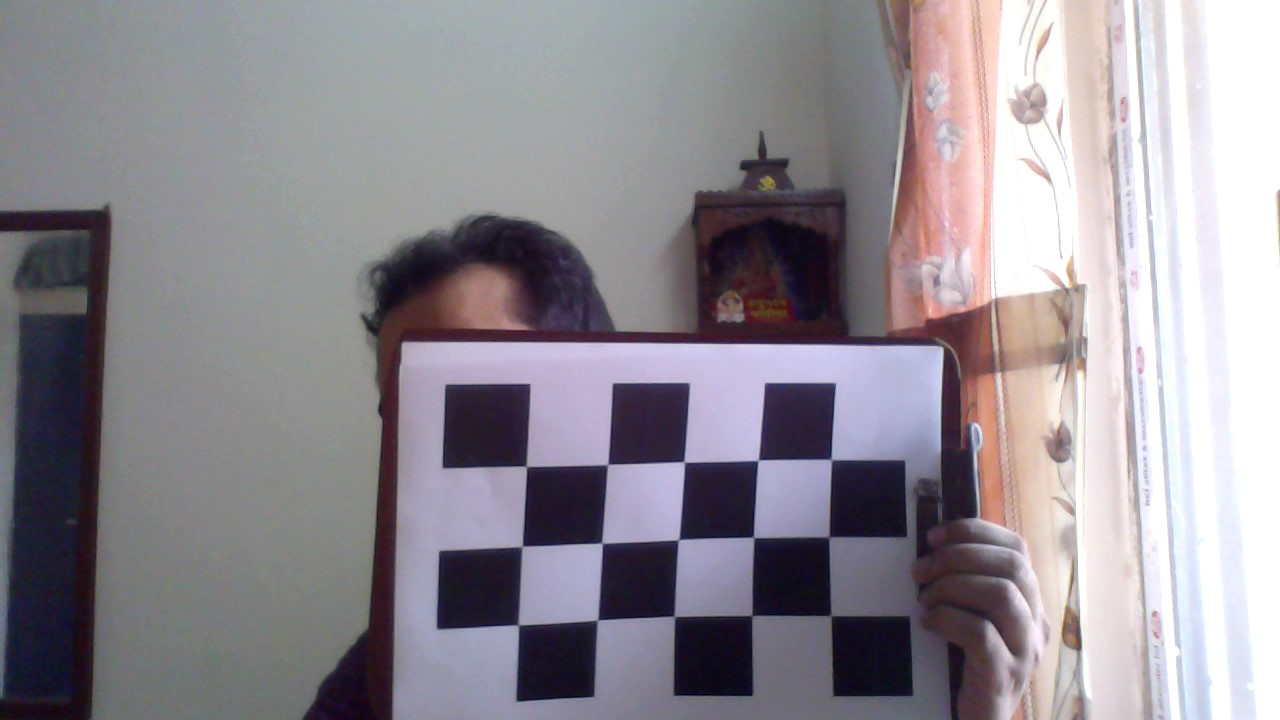
#> input picture assignment_3/camdata/1.jpg, 1280 x 720 px; its folder holds 5 pictures in this run; the run also reads 1 picture not shown here
$ python cam_calibration.py
#> lines starting #> are read from the running program, lines starting #| are printed output that depends on the picture; after the words box and inside, x2 and y2 are one past the last pixel; in counts of white or black regions, pixels touching at a corner belong together
#Intrinsic Camera Calibration Code
import numpy as np
import cv2
import glob
import matplotlib.pyplot as plt

#Chessboard rows and columns
rows = 3
cols = 5

#Termination criteria for the corner sub-pixel algorithm
criteria = (cv2.TERM_CRITERIA_MAX_ITER + cv2.TERM_CRITERIA_EPS, 30, 0.001)

#ObjectPoints
Gridsize = 30 #(in mm)
objectPoints = np.zeros((rows * cols, 3), np.float32)
objectPoints[:, :2] = np.mgrid[0:rows, 0:cols].T.reshape(-1, 2)
objectPointsScaled = objectPoints*30

objectPointsArray = []
imgPointsArray = []

img_all = glob.glob('../input/camdata/*.jpg')

for path in img_all:
    img = cv2.imread(path)
#> img is the input picture: shape (720, 1280, 3); mean B, G, R 146.8, 139.7, 144.8
    gray = cv2.cvtColor(img, cv2.COLOR_BGR2GRAY)
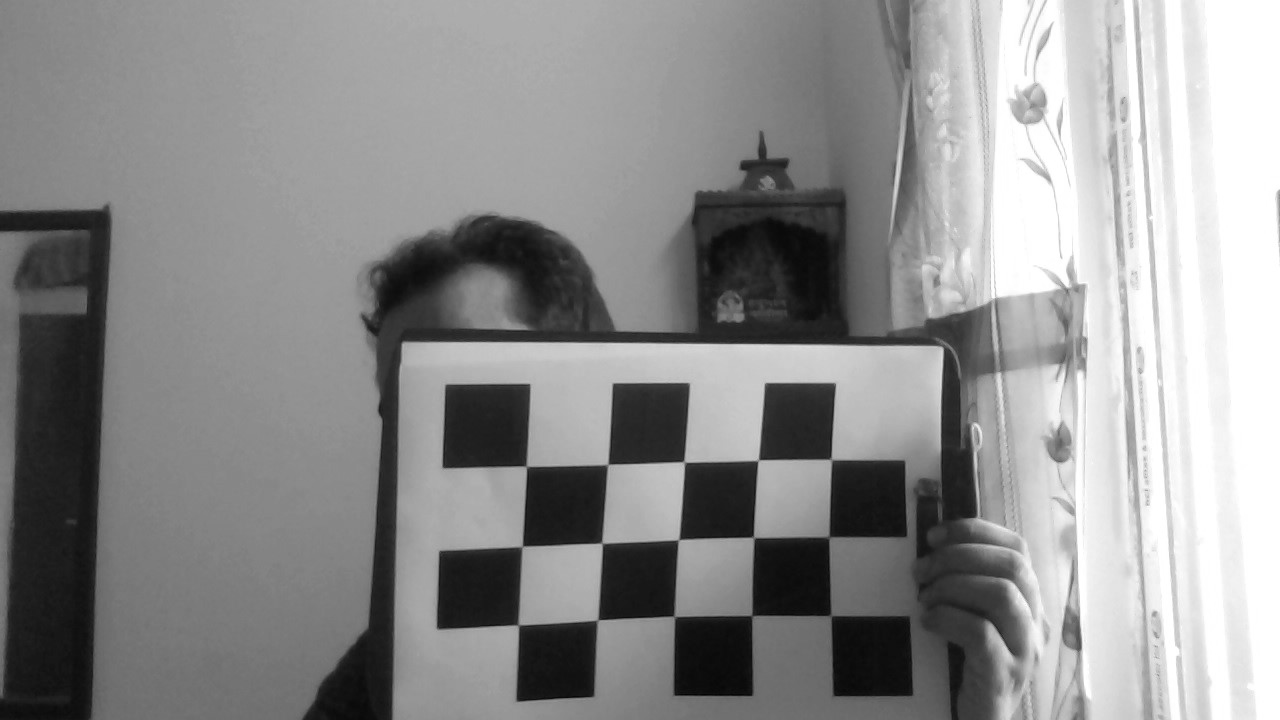
#> gray: shape (720, 1280); min 2, max 255, mean 142
    #Chessboard corners
    ret, corners = cv2.findChessboardCorners(gray, (rows, cols), None)
#> ret = True; corners = 15 rows, first 8: [830.5, 459.9], [829.5, 537.5], [830, 616.5], [758.4, 460], [752.7, 537.8], [752, 616], [684.1, 461.7], [678.5, 539.5]
    if ret:
        # Corner position refinement
        corners = cv2.cornerSubPix(gray, corners, (11, 11), (-1, -1), criteria)
#> corners = 15 rows, first 8: [831.3, 459.5], [828.8, 536.9], [830.9, 615.6], [758.1, 460.2], [753.6, 537.4], [751.8, 615.5], [684.2, 462], [678.5, 539.7]
        objectPointsArray.append(objectPointsScaled)
        imgPointsArray.append(corners)
        cv2.drawChessboardCorners(img, (rows, cols), corners, ret)
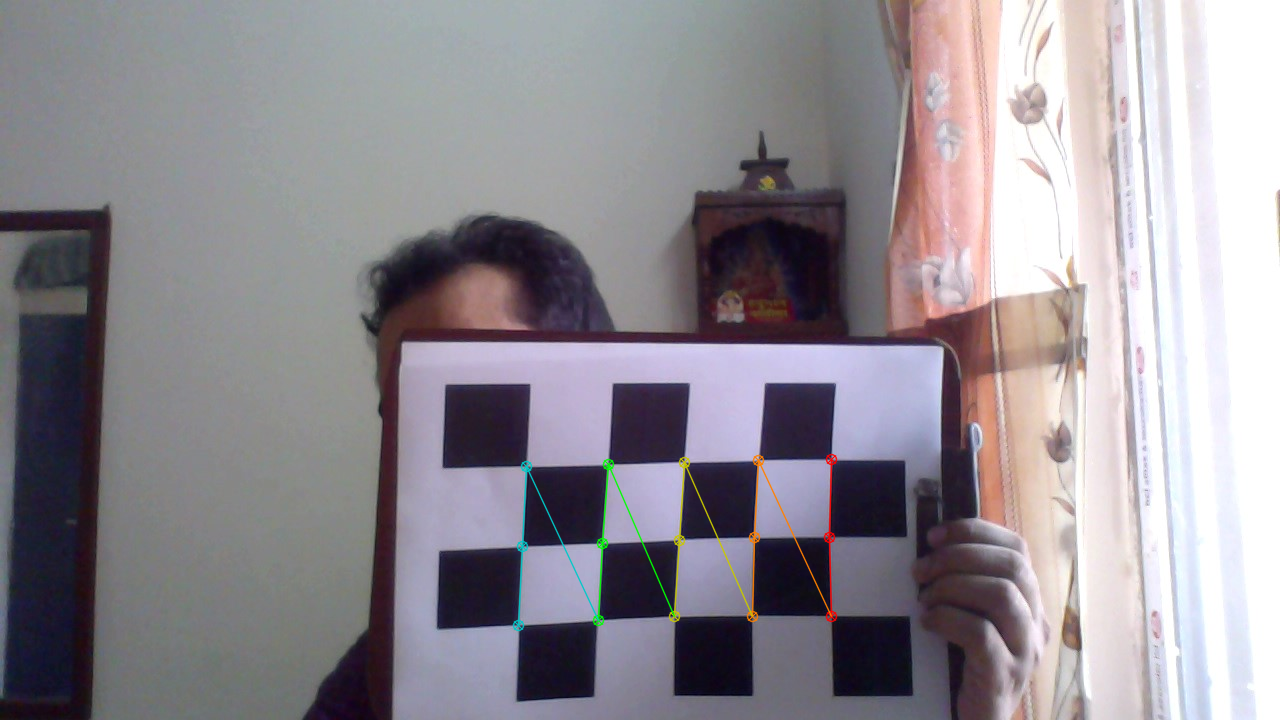
#> img: shape (720, 1280, 3); 0.59% of pixels changed, all inside (x1, y1, x2, y2) = (512, 453, 838, 632)
#> pass 2 of the loop `for path in img_all:`:
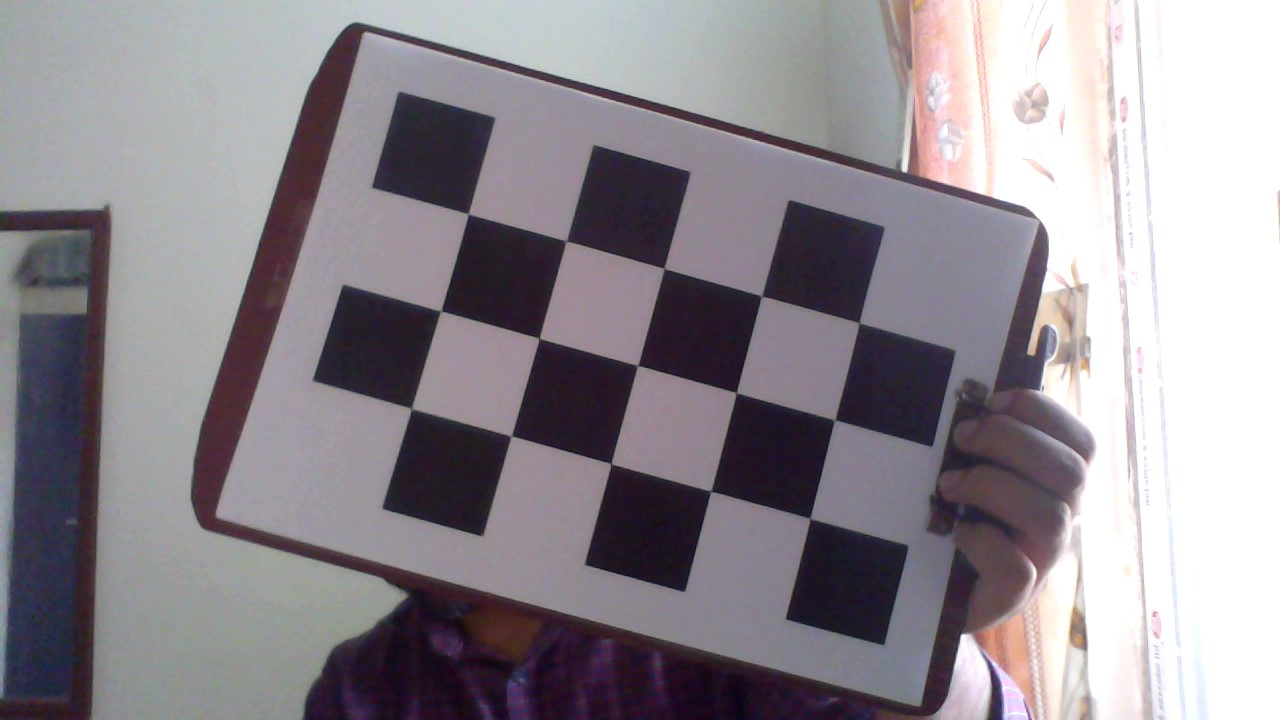
#> input picture assignment_3/camdata/10.jpg, 1280 x 720 px
#> img is the input picture: shape (720, 1280, 3); mean B, G, R 144.7, 137.9, 144
#> `gray = cv2.cvtColor(img, cv2.COLOR_BGR2GRAY)`:
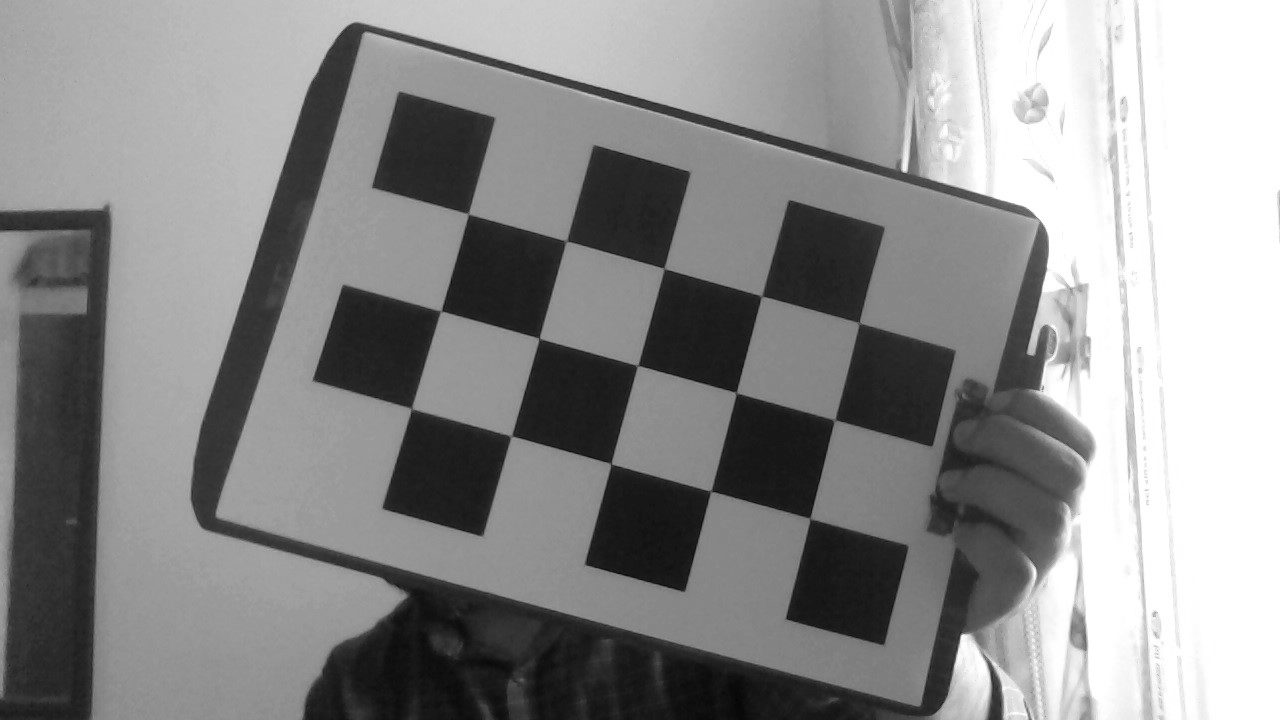
#> gray: shape (720, 1280); min 6, max 255, mean 140.5
#> `ret, corners = cv2.findChessboardCorners(gray, (rows, cols), None)`: corners = 15 rows, first 8: [859.5, 321.3], [836.1, 418.9], [808.9, 517.1], [761.5, 296], [734.9, 391.5], [710, 491], [664, 268.5], [639.3, 365.7]
#> `corners = cv2.cornerSubPix(gray, corners, (11, 11), (-1, -1), criteria)`: corners = 15 rows, first 8: [859.2, 322.7], [834.6, 419.9], [810, 518.4], [761.6, 296.1], [736.3, 392.6], [710.8, 491.2], [664, 268.5], [637.6, 365.5]
#> `cv2.drawChessboardCorners(img, (rows, cols), corners, ret)`:
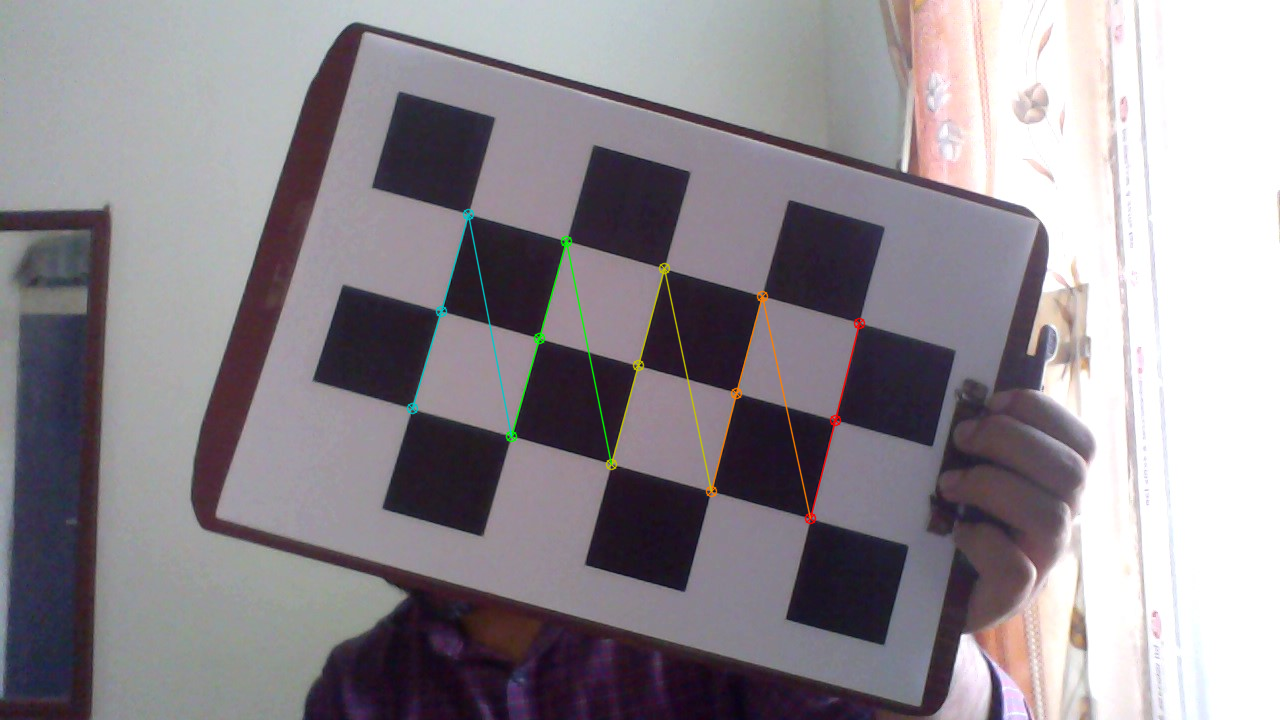
#> img: shape (720, 1280, 3); 0.75% of pixels changed, all inside (x1, y1, x2, y2) = (406, 208, 866, 525)
#> pass 3 of the loop `for path in img_all:`:
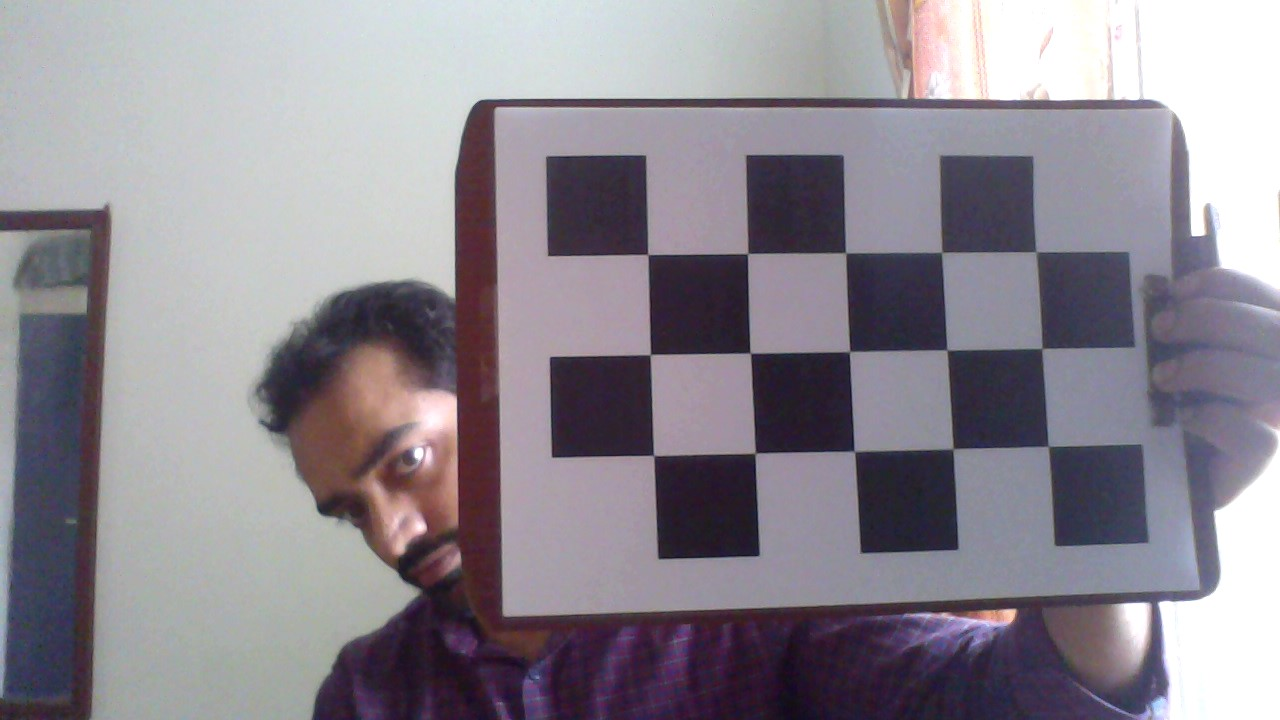
#> input picture assignment_3/camdata/11.jpg, 1280 x 720 px
#> img is the input picture: shape (720, 1280, 3); mean B, G, R 145, 136.1, 141.5
#> `gray = cv2.cvtColor(img, cv2.COLOR_BGR2GRAY)`:
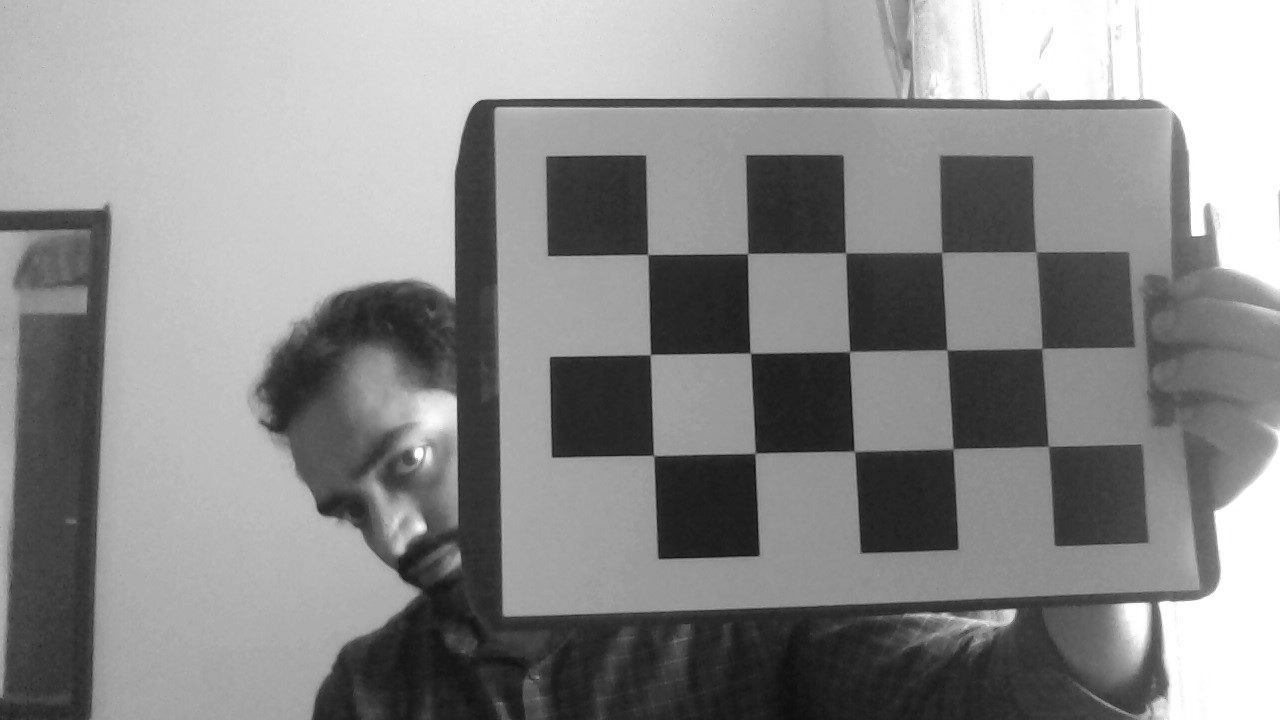
#> gray: shape (720, 1280); min 14, max 255, mean 138.7
#> `ret, corners = cv2.findChessboardCorners(gray, (rows, cols), None)`: corners = 15 rows, first 8: [1034.5, 251.9], [1041.7, 348.2], [1047.6, 445.7], [942.3, 251.5], [946.8, 350.2], [953.8, 447.4], [845.3, 251.2], [850.2, 349.9]
#> `corners = cv2.cornerSubPix(gray, corners, (11, 11), (-1, -1), criteria)`: corners = 15 rows, first 8: [1036, 251.7], [1041.9, 348.4], [1048.2, 446.3], [941.6, 252.4], [946.9, 350], [952.9, 448.8], [845.6, 252.8], [849.5, 351.6]
#> `cv2.drawChessboardCorners(img, (rows, cols), corners, ret)`:
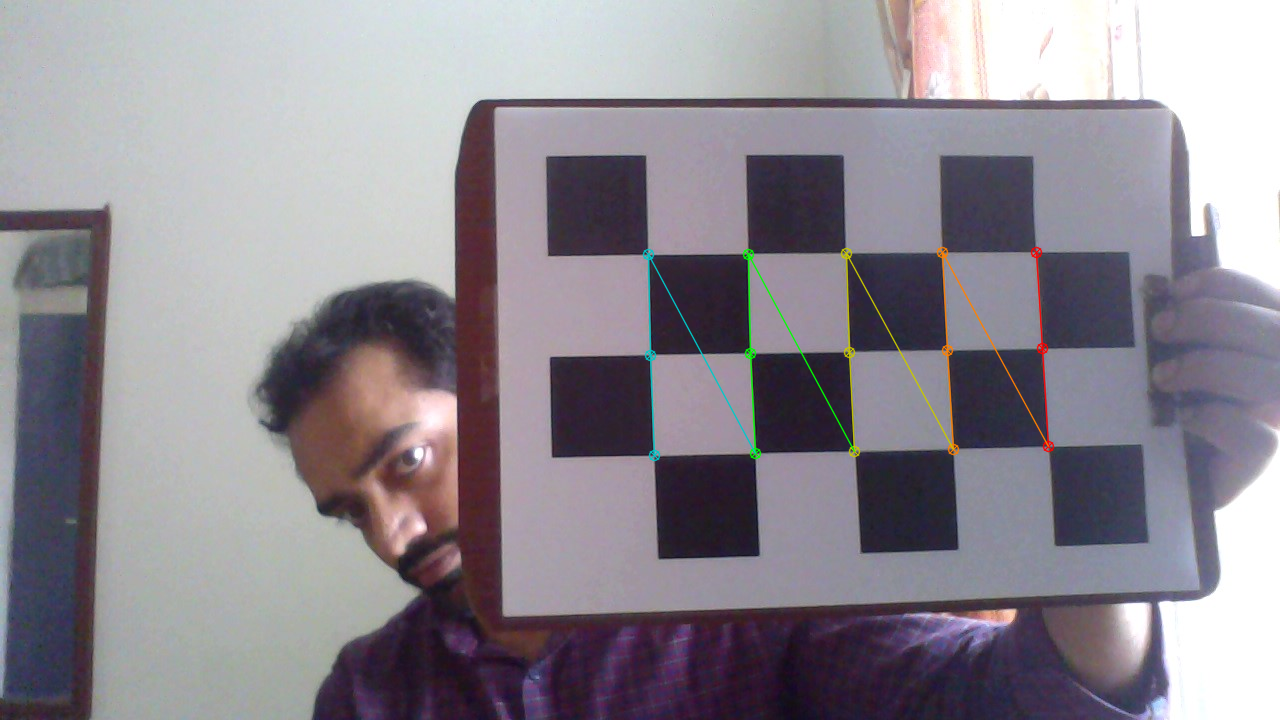
#> img: shape (720, 1280, 3); 0.72% of pixels changed, all inside (x1, y1, x2, y2) = (642, 246, 1055, 462)
#> the loop made 5 passes; the first 3 are shown

# print('objpts',objectPointsArray)
# print('imgpts',imgPointsArray)

# Camera calibration (Intrinsic)
ret, mtx, dist, rvecs, tvecs = cv2.calibrateCamera(objectPointsArray, imgPointsArray, gray.shape[::-1], None, None)
np.savez('../input/calib.npz', mtx=mtx, dist=dist, rvecs=rvecs, tvecs=tvecs)

#Finding the calibration error by reprojection
error = 0
for i in range(len(objectPointsArray)):
    imgPoints, _ = cv2.projectPoints(objectPointsArray[i], rvecs[i], tvecs[i], mtx, dist)
    error += cv2.norm(imgPointsArray[i], imgPoints, cv2.NORM_L2) / len(imgPoints)
print("Total error: ", error / len(objectPointsArray))

# New camera calibration matrix for undistorting the image
img = cv2.imread('../input/camdata/11.jpg')
h, w = img.shape[:2]
#> h = 720; w = 1280
newCameraMtx, roi = cv2.getOptimalNewCameraMatrix(mtx, dist, (w, h), 1, (w, h))
undistortedImg = cv2.undistort(img, mtx, dist, None, newCameraMtx)
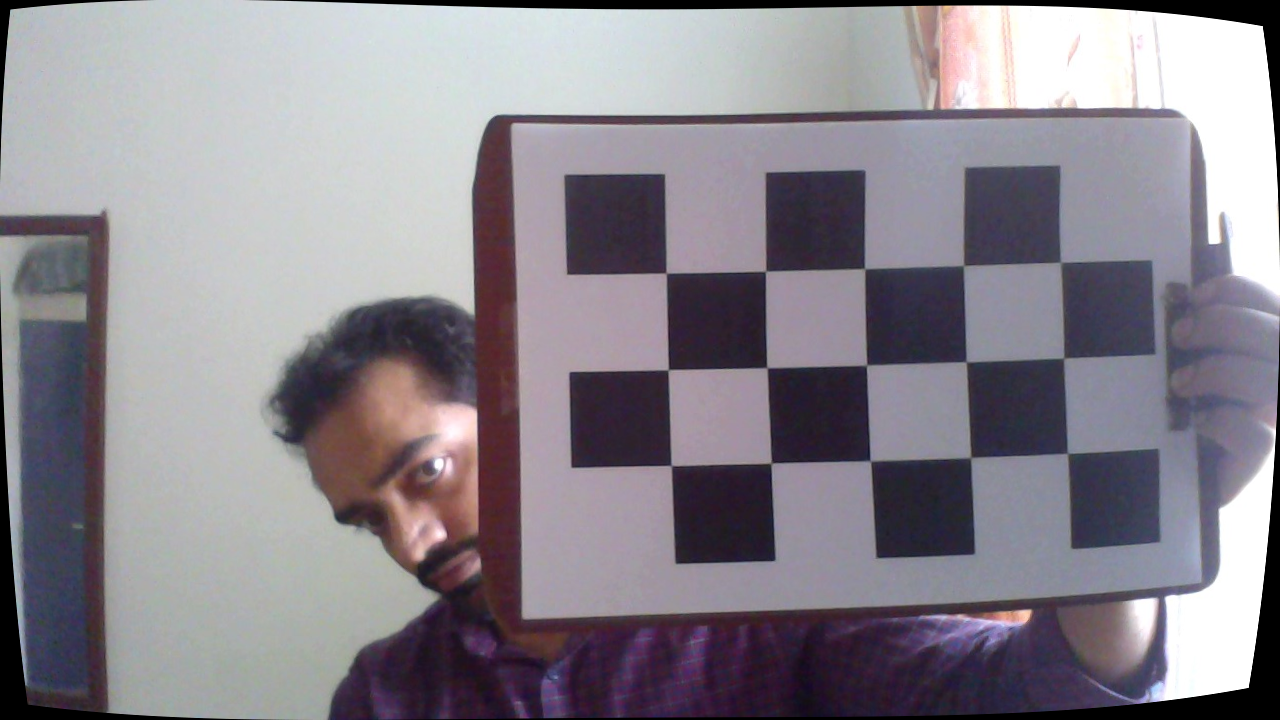
#> undistortedImg: shape (720, 1280, 3); mean B, G, R 140.7, 132.3, 137.4
newCameraMtx = np.array(newCameraMtx, dtype = "double")
print('camera matrix = ',newCameraMtx)

# [9 lines of commented-out code are left out]
